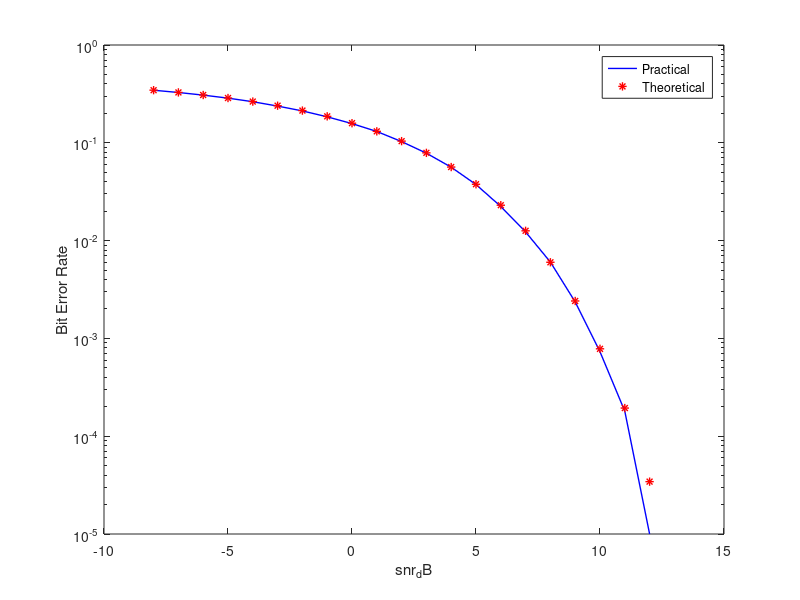

The MATLAB script that drew this image:
clc;
clear all;
close all;
snr_dB=-8:1:12;
N=10^5;
x=randsrc(1,N,[0,1]);
s=1-2*x;
snr=10.^(snr_dB/10);
n=randn(1,N);
for i=1:length(snr)
    y=(sqrt(snr(i))*s)+n;
    noisy_bits=y.*s;
    indices_corrupted=find((noisy_bits)<0);
    nErr(i) =length(find(indices_corrupted));
end
simBer = nErr/N
theo=0.5*erfc(sqrt(snr/2));
semilogy(snr_dB,simBer,'b-','LineWidth',1);
hold on;
semilogy(snr_dB,theo,'r*','LineWidth',1);
xlabel('snr_dB');
ylabel('Bit Error Rate');
legend({'Practical','Theoretical'});
